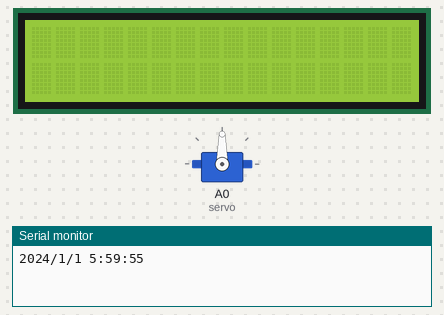
Simulated run of this sketch. Board: Arduino Uno, built with avr-gcc and run on an emulated ATmega328P. Parts: 16×2 character LCD, servo, the last lines printed to the serial monitor. The local clock reads 2024-03-15 10:24:30 at power-on unless the sketch sets it.

Above: at 0.1 s.
At 35.1 s:
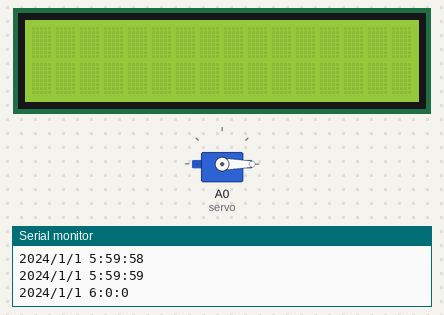
Timing chart, 0 to 36.6 s (numbered marks = the images above):
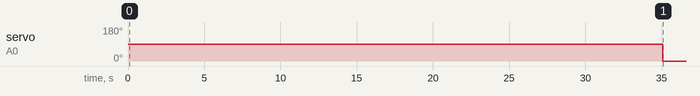

Measured:
- by itself, servo on A0 (servo): 90° → 0° at 35.1 s

The sketch:

Motor_Timer_RTC.ino
```cpp
#include <Wire.h>
#include <RTClib.h>
#include <Servo.h>
#include <LiquidCrystal_I2C.h>

RTC_DS3231 rtc;
Servo servo;
LiquidCrystal_I2C lcd(0x27, 16, 2);

bool triggeredMorning = false;
bool triggeredEvening = false;

void setup() {
  Serial.begin(9600);
  Wire.begin();

  if (!rtc.begin()) {
    Serial.println("Couldn't find RTC");
    while (1);
  }

  lcd.init();  // Initialize the LCD
  lcd.backlight();  // Turn on the backlight

  // Attaches the servo on analog pin A0 to the servo object
  // Use the digital pin number equivalent for A0
  servo.attach(A0);  // For Uno, Nano, etc., you can also use myServo.attach(14);

  // Set the RTC to a specific date and time (only once, then comment it out)
  rtc.adjust(DateTime(2024, 1, 1, 5, 59, 55));

}

void loop() {
  DateTime now = rtc.now();

  // Check if it's 6:00 AM and not already triggered
  if (now.hour() == 6 && now.minute() == 0 && !triggeredMorning) {
    // Turn on the servo for 30 seconds
    servo.write(90);
    delay(30000); // 30 seconds
    servo.write(0);
    triggeredMorning = true;
  }

  // Reset the morning trigger after 6:00 AM
  if (now.hour() == 6 && now.minute() > 0) {
    triggeredMorning = false;
  }

  // Check if it's 6:00 PM and not already triggered
  if (now.hour() == 18 && now.minute() == 0 && !triggeredEvening) {
    // Turn on the servo for 30 seconds
    servo.write(90);
    delay(30000); // 30 seconds
    servo.write(0);
    triggeredEvening = true;
  }

  // Reset the evening trigger after 6:00 PM
  if (now.hour() == 18 && now.minute() > 0) {
    triggeredEvening = false;
  }

  Serial.print(now.year());
  Serial.print('/');
  Serial.print(now.month());
  Serial.print('/');
  Serial.print(now.day());
  Serial.print(" ");
  Serial.print(now.hour());
  Serial.print(':');
  Serial.print(now.minute());
  Serial.print(':');
  Serial.print(now.second());
  Serial.println();

  delay(1000); // Wait for 1 second
}
```
